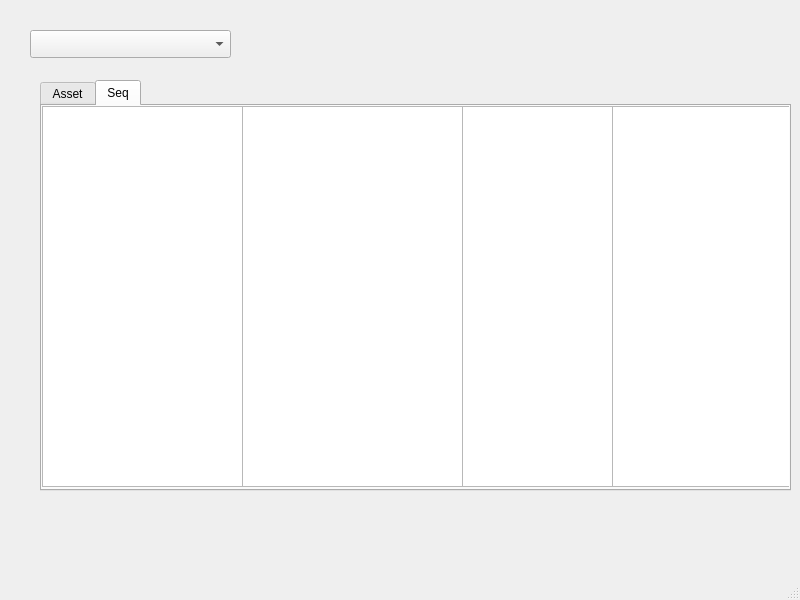
<?xml version="1.0" encoding="UTF-8"?>
<ui version="4.0">
 <class>MainWindow</class>
 <widget class="QMainWindow" name="MainWindow">
  <property name="geometry">
   <rect>
    <x>0</x>
    <y>0</y>
    <width>800</width>
    <height>600</height>
   </rect>
  </property>
  <property name="windowTitle">
   <string>MainWindow</string>
  </property>
  <widget class="QWidget" name="centralwidget">
   <widget class="QComboBox" name="comboBox_project">
    <property name="geometry">
     <rect>
      <x>30</x>
      <y>30</y>
      <width>201</width>
      <height>28</height>
     </rect>
    </property>
   </widget>
   <widget class="QTabWidget" name="tabWidget_asset">
    <property name="geometry">
     <rect>
      <x>40</x>
      <y>80</y>
      <width>751</width>
      <height>411</height>
     </rect>
    </property>
    <property name="currentIndex">
     <number>1</number>
    </property>
    <widget class="QWidget" name="tab">
     <attribute name="title">
      <string>Asset</string>
     </attribute>
     <widget class="QListWidget" name="listWidget_category">
      <property name="geometry">
       <rect>
        <x>10</x>
        <y>10</y>
        <width>151</width>
        <height>361</height>
       </rect>
      </property>
     </widget>
     <widget class="QTableWidget" name="tableWidget_asset">
      <property name="geometry">
       <rect>
        <x>160</x>
        <y>10</y>
        <width>211</width>
        <height>361</height>
       </rect>
      </property>
      <attribute name="horizontalHeaderVisible">
       <bool>false</bool>
      </attribute>
      <attribute name="horizontalHeaderDefaultSectionSize">
       <number>190</number>
      </attribute>
      <attribute name="verticalHeaderVisible">
       <bool>false</bool>
      </attribute>
      <attribute name="verticalHeaderDefaultSectionSize">
       <number>85</number>
      </attribute>
      <attribute name="verticalHeaderHighlightSections">
       <bool>true</bool>
      </attribute>
     </widget>
     <widget class="QListWidget" name="listWidget_tasks">
      <property name="geometry">
       <rect>
        <x>370</x>
        <y>10</y>
        <width>121</width>
        <height>181</height>
       </rect>
      </property>
     </widget>
     <widget class="QTableWidget" name="tableWidget_scenes">
      <property name="geometry">
       <rect>
        <x>490</x>
        <y>10</y>
        <width>251</width>
        <height>361</height>
       </rect>
      </property>
      <attribute name="horizontalHeaderVisible">
       <bool>false</bool>
      </attribute>
      <attribute name="horizontalHeaderDefaultSectionSize">
       <number>250</number>
      </attribute>
      <attribute name="verticalHeaderVisible">
       <bool>false</bool>
      </attribute>
      <attribute name="verticalHeaderDefaultSectionSize">
       <number>100</number>
      </attribute>
     </widget>
    </widget>
    <widget class="QWidget" name="tab_2">
     <attribute name="title">
      <string>Seq</string>
     </attribute>
     <widget class="QListWidget" name="listWidget_sequence">
      <property name="geometry">
       <rect>
        <x>0</x>
        <y>0</y>
        <width>201</width>
        <height>381</height>
       </rect>
      </property>
     </widget>
     <widget class="QTableWidget" name="tableWidget_shot">
      <property name="geometry">
       <rect>
        <x>200</x>
        <y>0</y>
        <width>221</width>
        <height>381</height>
       </rect>
      </property>
     </widget>
     <widget class="QTableWidget" name="tableWidget_thumbnail">
      <property name="geometry">
       <rect>
        <x>570</x>
        <y>0</y>
        <width>191</width>
        <height>381</height>
       </rect>
      </property>
     </widget>
     <widget class="QListWidget" name="listWidget_task">
      <property name="geometry">
       <rect>
        <x>420</x>
        <y>0</y>
        <width>151</width>
        <height>381</height>
       </rect>
      </property>
     </widget>
    </widget>
   </widget>
  </widget>
  <widget class="QMenuBar" name="menubar">
   <property name="geometry">
    <rect>
     <x>0</x>
     <y>0</y>
     <width>800</width>
     <height>27</height>
    </rect>
   </property>
  </widget>
  <widget class="QStatusBar" name="statusbar"/>
 </widget>
 <resources/>
 <connections/>
</ui>
